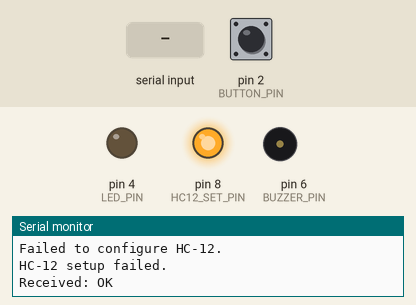
Simulated run of this program. Board: Arduino Uno, built with avr-gcc and run on an emulated ATmega328P. Shown: output pins drawn as LEDs (lit = HIGH), buzzer (waves = sounding, pin HIGH), the last lines printed to the serial monitor. Inputs (shaded band) come from the test bench; at power-on: pin 2 (BUTTON_PIN) HIGH. The modem accepts every AT command (registered, SIM ready, sends succeed) and sends nothing else.

Above: at 15.2 s.
15.3 s: "1\n" received over the second serial link
At 15.4 s:
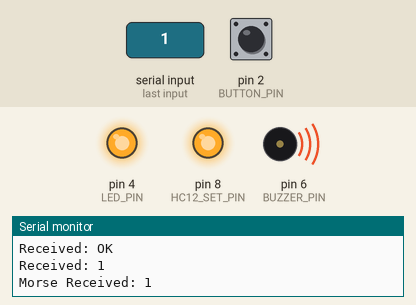
16.8 s: "1,90,45\n" received over the second serial link
At 18.4 s:
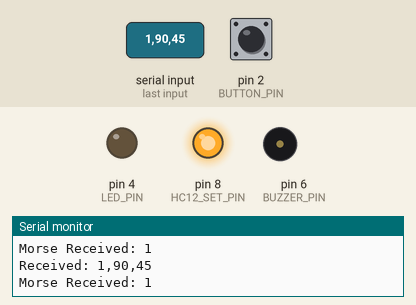
Timing chart, 0 to 19.3 s (numbered marks = the images above; inputs shaded):
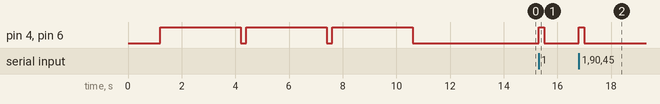

Measured:
- after the input at 15.3 s, pin 4 (LED_PIN), pin 6 (BUZZER_PIN): LOW → HIGH at once, → LOW 0.20 s later
- after the input at 16.8 s, pin 4 (LED_PIN), pin 6 (BUZZER_PIN): LOW → HIGH at once, → LOW 0.20 s later

The program:

main.cpp
```cpp
#include <Arduino.h>
#include <SoftwareSerial.h>

// Declare constants for the pin numbers of the button, led, buzzer, and HC12 pins
const byte BUTTON_PIN = 2;                            // Momentary push-button switch accross pin 2 and GND
const byte LED_PIN = 4;                               // 5mm Red LED with current limiting resistor accross pin 4 and GND
const byte BUZZER_PIN = 6;                            // 5V Active Buzzer accross pin 6 and GND
const byte HC12_SET_PIN = 8;                          // HC-12 SET pin for configuration mode (active low)
const byte HC12_TX_PIN = 10;                          // HC-12 TX pin connected to Arduino RX pin
const byte HC12_RX_PIN = 12;                          // HC-12 RX pin connected to Arduino TX pin

//Initiate an instance of the Software Serial Object for the HC-12 module
SoftwareSerial morse(HC12_TX_PIN, HC12_RX_PIN);       // RX, TX (Arduino Uno Software Serial)

bool testMode = false;                                // Set to true to enable HC-12 configuration mode
bool isInitiator = false;                             // Set to true if this device is the initiator of the communication
const bool  toTestBuzzerLedAndButton = false;         // Set to true to test buzzer, LED and button functionality
const bool hcTestMode = false;                        // Set to true to enable HC-12 configuration mode
int hc12TestValue = 0;

int morseToSend = 0;                                  // Variable to hold the value to send via HC-12
int morseReceived = 0;                                // Variable to hold the received value from HC-12

unsigned long dashDuration = 600;                     // Duration for dash in milliseconds
unsigned long dotDuration = 200;                      // Duration for dot in milliseconds
unsigned long morseInterval = 1000;                   // Interval between dots and dashes in milliseconds

unsigned long buttonDotPressDuration = 500;           // Duration for button press in milliseconds
unsigned long buttonDashPressDuration = 1000;         // Duration for button press for dash in milliseconds

unsigned long lastButtonPressTime = 0;                // Variable to hold the last button press time


/*
@brief Function to beep the buzzer and LED at the same time
@param _times Number of times to beep
@param _duration Duration of each beep in milliseconds
*/
void beepAndBuzz (int _times, int _duration) {
  for (int i = 0; i < _times; i++) {
    digitalWrite(BUZZER_PIN, HIGH);
    digitalWrite(LED_PIN, HIGH);
    delay(_duration);
    digitalWrite(BUZZER_PIN, LOW);
    digitalWrite(LED_PIN, LOW);
    delay(200); // Delay between beeps
  }
}

/*
*@brief Function to test buzzer, LED and button functionality
*@details When the button is pressed, the LED and buzzer will blink for 500 ms.
*@note This function uses a while loop to keep the LED and buzzer toggle on and off until the button is released.
*@note If the button is pressed and the LED and buzzer doesnt toggle, check the wiring and ensure the button is functioning correctly.
*@note If only the LED or buzzer is not toggling, check the wiring for that specific component.
*/
void testBuzzerLedAndButton() {
  //Blink LED and Buzzer when button is pressed using while loop
  if (digitalRead(BUTTON_PIN) == LOW) {
    while (digitalRead(BUTTON_PIN) == LOW) {
      digitalWrite(LED_PIN, HIGH);
      digitalWrite(BUZZER_PIN, HIGH);
      delay(500); // Keep LED and Buzzer on for 500 ms
      digitalWrite(BUZZER_PIN, LOW);
      digitalWrite(LED_PIN, LOW);
      delay(500); // Keep them off for 500 ms
    }
    //Ensure to turn off LED and Buzzer after button release
    digitalWrite(LED_PIN, LOW);
    digitalWrite(BUZZER_PIN, LOW);
  }
}

void loopBuzzerLedAndButtonTest() {
  if (toTestBuzzerLedAndButton) {
    testBuzzerLedAndButton();
  }
}

void setupHcTestMode() {
  if (!hcTestMode){
    Serial.println("HC-12 is in normal mode.");
  } else {
    Serial.println("HC-12 is in configuration mode. Please set the parameters as needed.");
    if (isInitiator) {
      delay(1000); // Wait for HC-12 to initialize
      Serial.println("This device is the initiator of the communication.");
      morse.println("1"); // Send a message to the other device
      delay(1000); // Wait for a second before sending the next message
    } else {
      Serial.println("This device is not the initiator of the communication.");
    }
  }
}

void loopHcTestMode() {
  if (hcTestMode) {
    if (morse.available()) {
      String message = morse.readStringUntil('\n');
      hc12TestValue = message.toInt();

      Serial.print("Received: ");
      Serial.print(hc12TestValue);

      if (hc12TestValue > 0) {
        int replyValue = hc12TestValue + 1;
        Serial.print("\tSent: ");
        Serial.println(replyValue);
        delay(500); // Wait for 500 ms before sending the reply
        morse.println(replyValue);

        // ✅ Reset value so we only reply once per message
        hc12TestValue = 0;
      }
    }
  }
}

bool setupHc12() {
  morse.begin(9600);                                      // Start HC-12 serial communication
  pinMode(HC12_SET_PIN, OUTPUT);                          // Set HC-12 SET pin as output
  digitalWrite(HC12_SET_PIN, LOW);                        // Set HC-12 SET pin to LOW to enter configuration mode

  delay(1000);                                            // Let the module initialize

  morse.println("AT");                                    // Send "AT" command to HC-12 to check if functional
  delay(100);                                             // Brief pause to ensure Serial message is sent and response is received

  if (morse.available()) {
    String response = morse.readStringUntil('\n');        // Read response from HC-12 module and print to serial monitor
    Serial.print("HC-12 Response: ");
    Serial.println(response);

    digitalWrite(HC12_SET_PIN, HIGH);                     // Switch to normal mode

    if (response.startsWith("OK")) {                      // Return True if response is "OK"
      Serial.println("HC-12 is ready for configuration.");
      return true;
    } else {
      Serial.println("Failed to configure HC-12.");       // Return False if "OK" response is not received
      return false;
    }
  } else {
    Serial.println("No response from HC-12.");
    digitalWrite(HC12_SET_PIN, HIGH);                     // Switch to normal mode
    return false;
  }
}

/*
*@brief Function to beep the buzzer and LED for a specific duration based on the morse code received
*@param _isDot True for dot, false for dash
*/
void outBeepAndBuzz(bool _isDot) {
  beepAndBuzz(1, _isDot ? dotDuration : dashDuration);           // Beep once for dot, twice for dash
  delay(morseInterval);
}


void morseBeepAndBuzz(int _value) {
  if (_value == 1){
    outBeepAndBuzz(true); // Dot
  } else if (_value == 2) {
    outBeepAndBuzz(false); // Dash
  } else {
    Serial.println("Invalid morse value. Please send 1 for dot or 2 for dash.");
  }
}

int talkMorse() {
  int _morseToSend = 0;
  bool dashBeeped = false;

  if (digitalRead(BUTTON_PIN) == LOW) {
    lastButtonPressTime = millis();

    while (digitalRead(BUTTON_PIN) == LOW) {
      unsigned long holdDuration = millis() - lastButtonPressTime;

      // 🔊 Beep once when dash threshold is reached
      if (!dashBeeped && holdDuration > 1000) {
        digitalWrite(LED_PIN, HIGH);
        digitalWrite(BUZZER_PIN, HIGH);
        delay(100); // Short beep
        digitalWrite(BUZZER_PIN, LOW);
        digitalWrite(LED_PIN, LOW);
        dashBeeped = true;
      }
    }

    delay(50); // Small debounce after release

    unsigned long pressDuration = millis() - lastButtonPressTime;

    if (pressDuration > 100 && pressDuration <= 1000) {
      _morseToSend = 1; // Dot
    } else if (pressDuration > 1000) {
      _morseToSend = 2; // Dash
    }
  }

  return _morseToSend;
}

/*
* @brief Function to setup IO pins for button, LED and buzzer
*/
void setupIoPins() {
  pinMode(BUTTON_PIN, INPUT_PULLUP);                     // Set button pin as input with pull-up resistor
  pinMode(LED_PIN, OUTPUT);                              // Set LED pin as output
  pinMode(BUZZER_PIN, OUTPUT);                           // Set buzzer pin as output

  digitalWrite(LED_PIN, LOW);                            // Ensure LED is off at startup
  digitalWrite(BUZZER_PIN, LOW);                         // Ensure buzzer is off at startup

  Serial.println("-----------------------------------");
  Serial.println("IO Pins Initialized");
  Serial.print("Button Pin: ");
  Serial.println(BUTTON_PIN);
  Serial.print("LED Pin: ");
  Serial.println(LED_PIN);
  Serial.print("Buzzer Pin: ");
  Serial.println(BUZZER_PIN);
  Serial.println("-----------------------------------");
}


void setup() {
  Serial.begin(9600);                                 // Start Serial communication for debugging
  setupIoPins();                                      // Setup IO pins for button, LED and buzzer
  setupHcTestMode();


  // Initialize HC-12 module
  if(setupHc12()) {                                   // If HC-12 setup is successful beep and buzz for 200 milliseconds for 5 times
    Serial.println("HC-12 setup successful.");
    beepAndBuzz(5, 200);
  } else {                                            // If HC-12 setup fails beep and buzz for 3 seconds three time
    beepAndBuzz(3, 3000);
    Serial.println("HC-12 setup failed.");
  }

}


void loop() {
  loopBuzzerLedAndButtonTest();                                        // Test buzzer, LED and button functionality if enabled
  loopHcTestMode();                                                    // Loop for HC-12 test mode if enabled

  // Priority is listen mode, button cannot be pressed while receiving morse code from other devices
  // System is designed to receive morse code from other devices and send morse code when button is pressed
  // Where 1 is dot and 2 is dash
  // If morse code is received, it will be beeped and buzzed
  if (morse.available()) {
    String message = morse.readStringUntil('\n');                       // Get message from HC-12 module and print to serial monitor
    Serial.print("Received: ");
    Serial.println(message);

    morseReceived = message.toInt();                                    // Convert the received message to an integer, if it is not a valid integer, it will be 0

    if(morseReceived > 0) {                                             // If the received message is greater than 0, it is a valid morse code
      Serial.print("Morse Received: ");
      Serial.println(morseReceived);
      morseBeepAndBuzz(morseReceived);                                  // Perform corresponding beep and buzz for the received morse code
    }
  } else {
    //Listen for button press if no morse code is available to output
    morseToSend = talkMorse ();                                         // Call the function to check if the button is pressed and get the morse code to send

    if (morseToSend > 0) {                                              // If the button press is valid, it will be either 1 or 2
      Serial.print("Sending: ");
      Serial.println(morseToSend);
      morse.println(morseToSend);                                       // Send the morse value via HC-12
    }
  }
}
```
